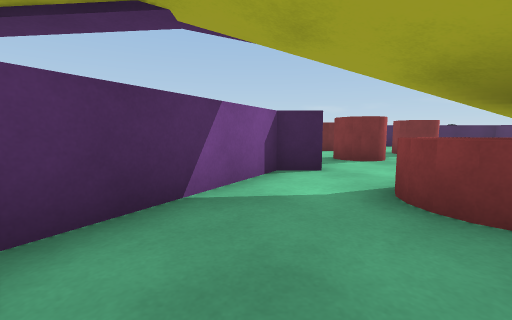
view 1 (above)

23 first-person views from a walk through a Unity game level. The camera is 0.63 m above the floor, tilts 6° down and sees 90° across. The floor is counted in squares, 1 m on a side. Each view is taken from the middle of a square. On the plan, view 1 faces up. The plan holds only what a view shows up to about 9 squares ahead; the rest is blank.

view 2
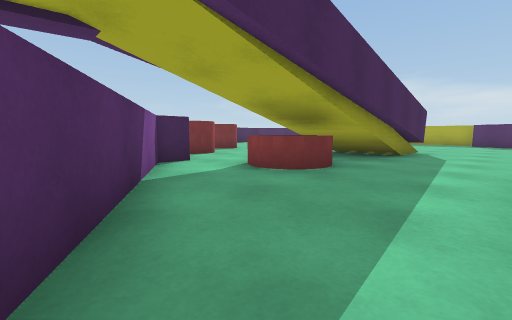

view 3
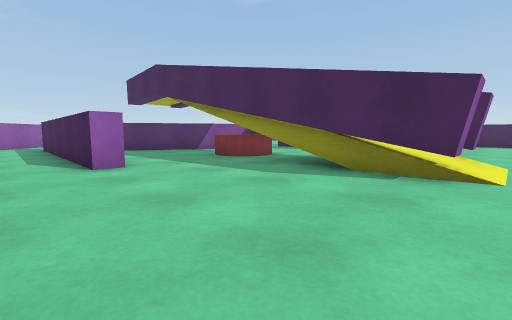

view 4
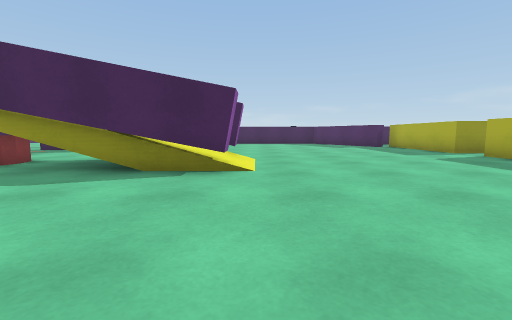

view 5
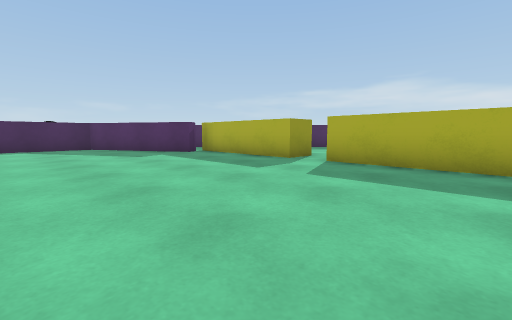

view 6
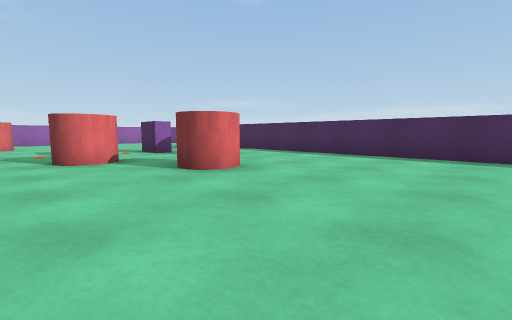

view 7
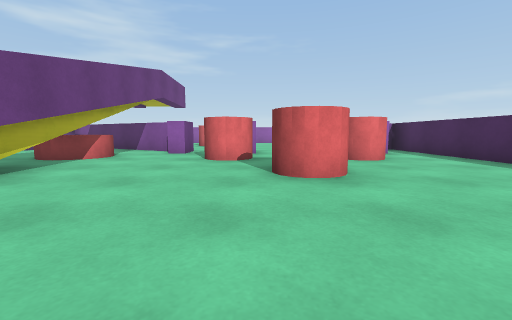

view 8
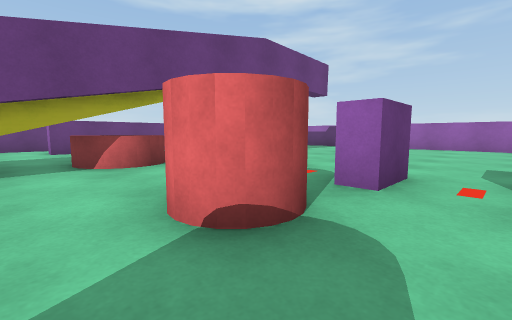

view 9
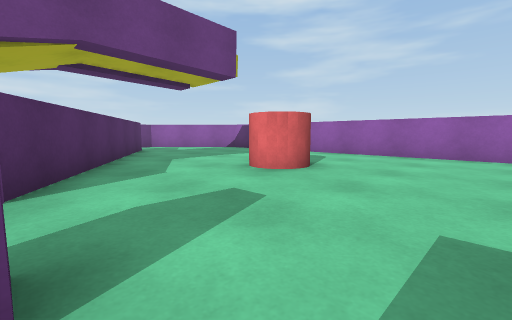

view 10
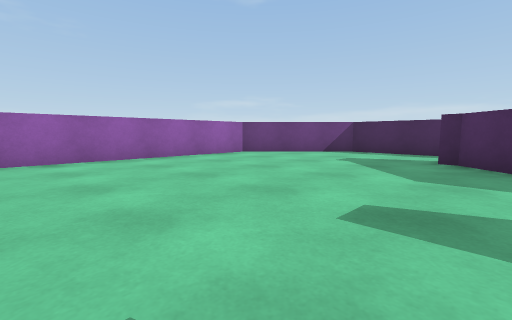

view 11
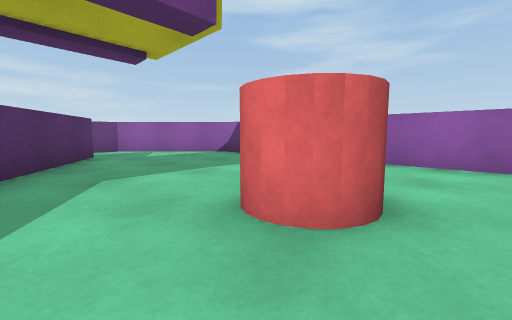

view 12
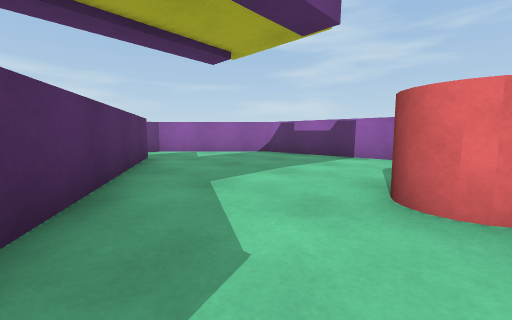

view 13
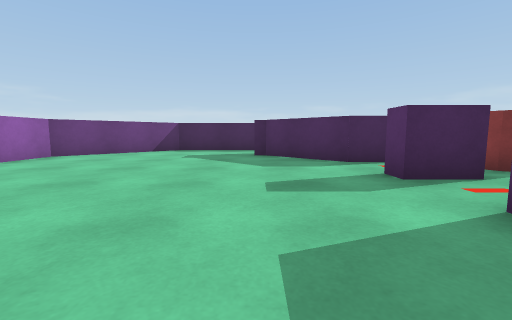

view 14
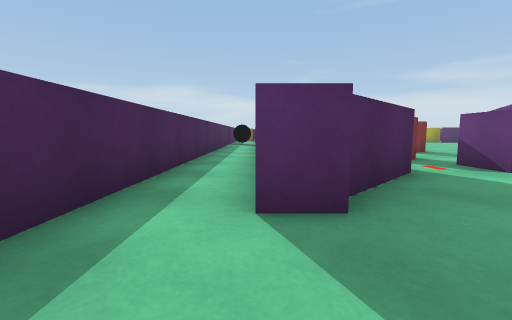

view 15
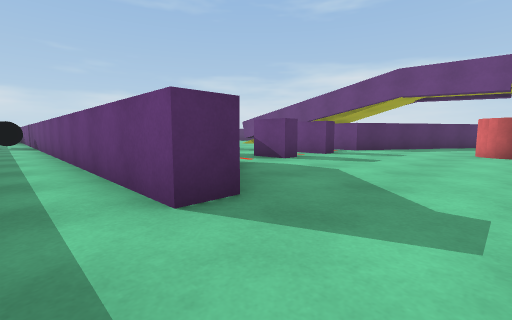

view 16
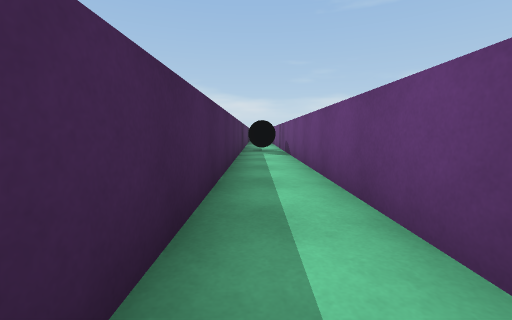

view 17
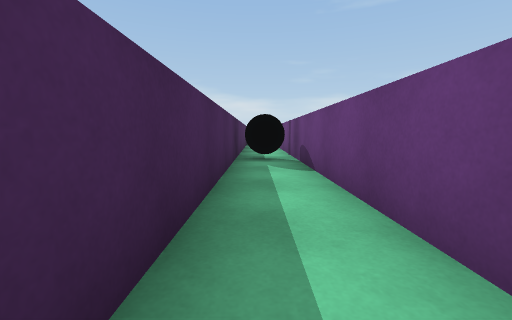

view 18
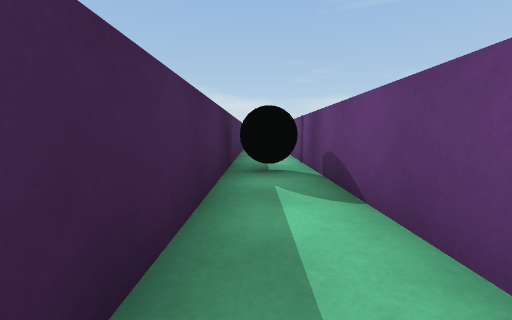

view 19
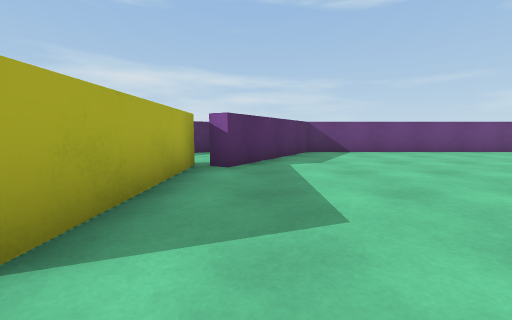

view 20
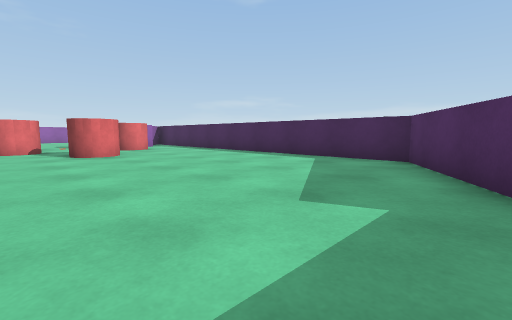

view 21
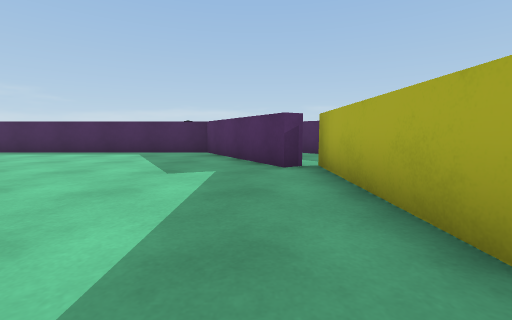

view 22
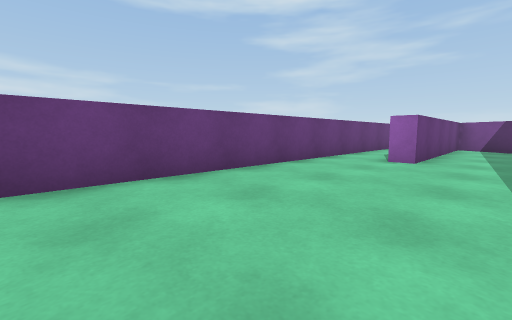

view 23
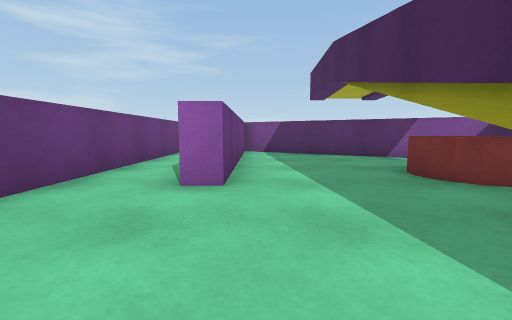

### Floor plan
Key: @ floor where view 1 was taken; # wall or solid block; . floor; / step, stairs or slope; C red cylinder; B purple block; T thing the floor can be seen under or through; L black ball.
Columns run from 8 left of view 1 to 15 right of it. Each row starts with its distance up from view 1.
 15   #####################
 14  ##...............LL...
 13 ##....##################
 12 #......#............##
 11 #......##B..........##
 10 #.........CC........ #
  9 #.......BBCC.........##
  8 #............C........#
  7 #.......BB.C..........#
  6 #.........CC..........#
  5 #...C...BB............#
  4 #...C..##.............#
  3 #......#..######/.....#
  2 #.....##..//  ///.....#
  1 #.....#...CTTT##/.....#
  0 #....##.@............##
 -1 #....#.............. #
 -2 ##...######.........##
 -3  ##.................#
 -4   ###################

Where each view was taken, in squares from view 1:
view 1: 0 up, 0 right, facing up
view 2: 1 down, 2 left, facing up-right
view 3: 3 down, 8 right, facing up-left
view 4: 3 down, 8 right, facing up
view 5: 1 up, 9 right, facing up-right
view 6: 5 up, 9 right, facing up-left
view 7: 7 up, 9 right, facing left
view 8: 8 up, 4 right, facing down-left
view 9: 8 up, 0 right, facing down-left
view 10: 6 up, 1 left, facing up-left
view 11: 6 up, 2 left, facing down-left
view 12: 5 up, 1 left, facing down-left
view 13: 5 up, 2 left, facing up
view 14: 13 up, 4 left, facing right
view 15: 14 up, 4 left, facing down-right
view 16: 14 up, 1 right, facing right
view 17: 14 up, 4 right, facing right
view 18: 14 up, 6 right, facing right
view 19: 5 up, 13 right, facing down
view 20: 6 up, 13 right, facing up-left
view 21: 4 up, 13 right, facing up
view 22: 0 up, 9 right, facing down-left
view 23: 1 down, 6 right, facing left
